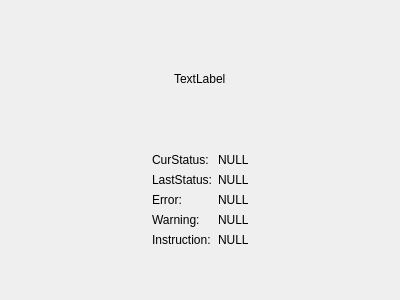
<?xml version="1.0" encoding="UTF-8"?>
<ui version="4.0">
 <class>ATCDevicePanel</class>
 <widget class="QWidget" name="ATCDevicePanel">
  <property name="geometry">
   <rect>
    <x>0</x>
    <y>0</y>
    <width>400</width>
    <height>300</height>
   </rect>
  </property>
  <property name="windowTitle">
   <string>ATCDevicePanel</string>
  </property>
  <property name="styleSheet">
   <string notr="true"/>
  </property>
  <layout class="QVBoxLayout" name="verticalLayout">
   <item>
    <layout class="QHBoxLayout" name="horizontalLayout">
     <item>
      <spacer name="horizontalSpacer">
       <property name="orientation">
        <enum>Qt::Horizontal</enum>
       </property>
       <property name="sizeHint" stdset="0">
        <size>
         <width>40</width>
         <height>20</height>
        </size>
       </property>
      </spacer>
     </item>
     <item>
      <widget class="QLabel" name="_deviceName">
       <property name="text">
        <string>TextLabel</string>
       </property>
      </widget>
     </item>
     <item>
      <spacer name="horizontalSpacer_2">
       <property name="orientation">
        <enum>Qt::Horizontal</enum>
       </property>
       <property name="sizeHint" stdset="0">
        <size>
         <width>40</width>
         <height>20</height>
        </size>
       </property>
      </spacer>
     </item>
    </layout>
   </item>
   <item>
    <layout class="QHBoxLayout" name="horizontalLayout_2">
     <item>
      <spacer name="horizontalSpacer_3">
       <property name="orientation">
        <enum>Qt::Horizontal</enum>
       </property>
       <property name="sizeHint" stdset="0">
        <size>
         <width>40</width>
         <height>20</height>
        </size>
       </property>
      </spacer>
     </item>
     <item>
      <layout class="QFormLayout" name="formLayout">
       <item row="0" column="0">
        <widget class="QLabel" name="_curStatusTag">
         <property name="text">
          <string>CurStatus:</string>
         </property>
        </widget>
       </item>
       <item row="0" column="1">
        <widget class="QLabel" name="_curStatusValue">
         <property name="text">
          <string>NULL</string>
         </property>
        </widget>
       </item>
       <item row="1" column="0">
        <widget class="QLabel" name="_lastStatusTag">
         <property name="text">
          <string>LastStatus:</string>
         </property>
        </widget>
       </item>
       <item row="1" column="1">
        <widget class="QLabel" name="_lastStatusValue">
         <property name="text">
          <string>NULL</string>
         </property>
        </widget>
       </item>
       <item row="2" column="0">
        <widget class="QLabel" name="_errorTag">
         <property name="text">
          <string>Error:</string>
         </property>
        </widget>
       </item>
       <item row="2" column="1">
        <widget class="QLabel" name="_errorValue">
         <property name="text">
          <string>NULL</string>
         </property>
        </widget>
       </item>
       <item row="3" column="0">
        <widget class="QLabel" name="_warningTag">
         <property name="text">
          <string>Warning:</string>
         </property>
        </widget>
       </item>
       <item row="3" column="1">
        <widget class="QLabel" name="_warningValue">
         <property name="text">
          <string>NULL</string>
         </property>
        </widget>
       </item>
       <item row="4" column="0">
        <widget class="QLabel" name="_instructionTag">
         <property name="text">
          <string>Instruction:</string>
         </property>
        </widget>
       </item>
       <item row="4" column="1">
        <widget class="QLabel" name="_instructionValue">
         <property name="text">
          <string>NULL</string>
         </property>
        </widget>
       </item>
      </layout>
     </item>
     <item>
      <spacer name="horizontalSpacer_4">
       <property name="orientation">
        <enum>Qt::Horizontal</enum>
       </property>
       <property name="sizeHint" stdset="0">
        <size>
         <width>40</width>
         <height>20</height>
        </size>
       </property>
      </spacer>
     </item>
    </layout>
   </item>
  </layout>
 </widget>
 <resources/>
 <connections/>
</ui>
